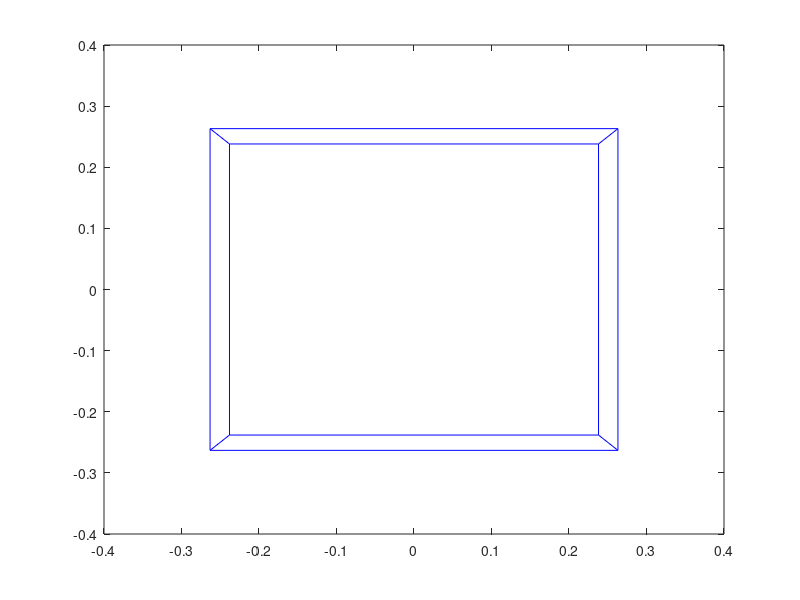

This chart was generated by the following MATLAB code:
%指定center和d
center=[0,0,9];
d=1;
%指定相机位置和方向(朝z轴正方向)
camrea_position=[0,0,-10];
offsets = d * [-1,-1,-1; 1,-1,-1; 1,1,-1; -1, 1 -1; -1, -1, 1; 1, -1, 1; 1, 1, 1; -1, 1, 1];
vertices=offsets+center;
%焦距vertices
focal_length=5;
%投影矩阵
project_matrix=[focal_length,0,0,0;0,focal_length,0,0;0,0,focal_length,0;0,0,1,0];
%计算时都是相对于相机位置做相似,故先减后加
%定义邻接矩阵
edges=[1,2;2,3;3,4;4,1;5,6;6,7;7,8;8,5;1,5;2,6;3,7;4,8];
v=zeros(8,4);
v(:,1:3)=vertices-camrea_position;
%加上齐次坐标
v(:,4)=1;
v=project_matrix*v'+[camrea_position,1]';
v=v';
projected_vertice=[v(:,1)./v(:,4),v(:,2)./v(:,4)];
x=[projected_vertice((edges(:,1)),1:2),projected_vertice((edges(:,2)),1:2)];
plot([x(:,1),x(:,3)]',[x(:,2),x(:,4)]','b-');
